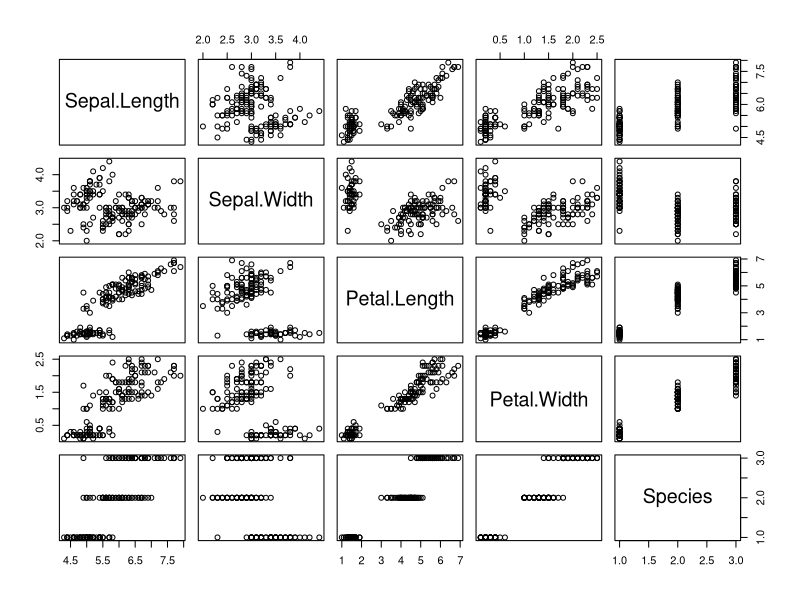
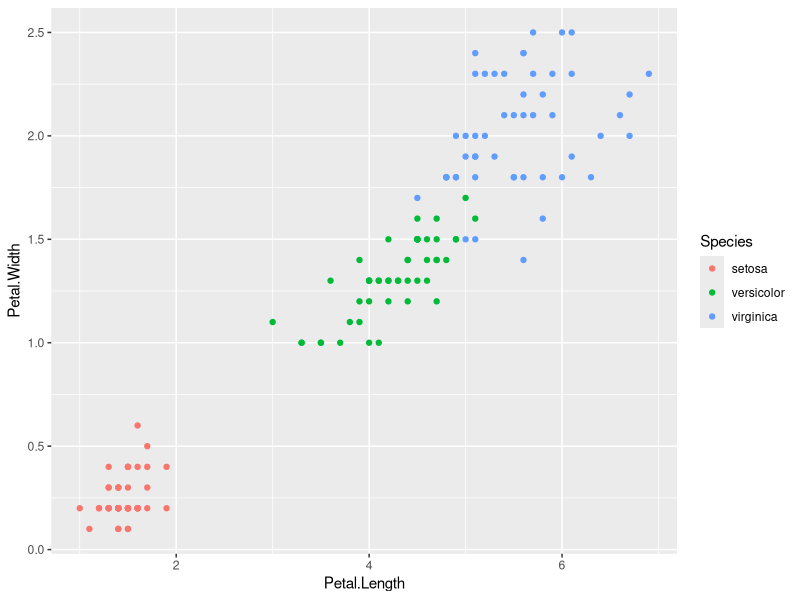
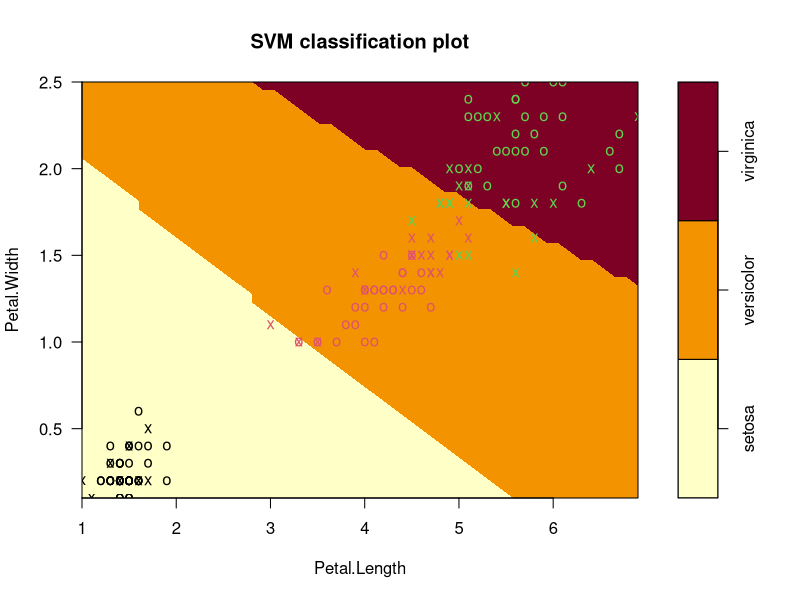
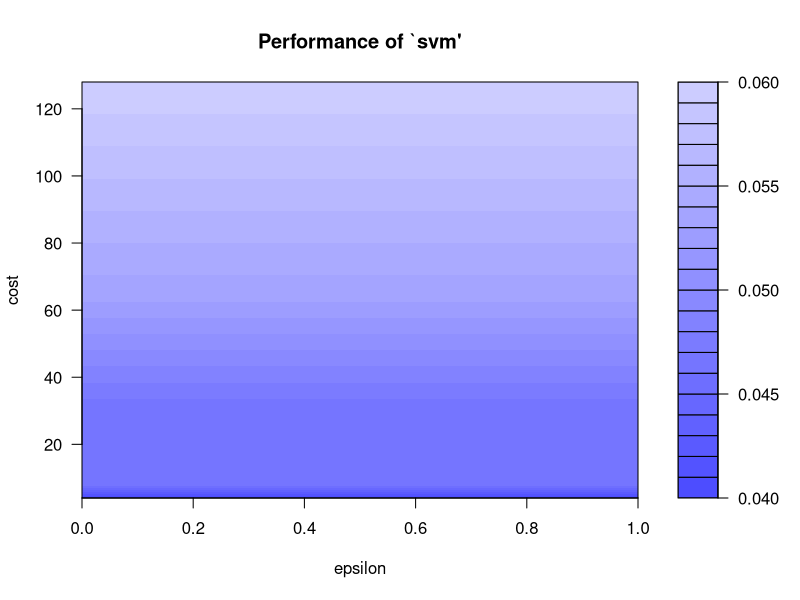

Generate these figures, in order, with R:
data("iris")
iris
str(iris)
plot(iris)
library(ggplot2)

qplot(Petal.Length,Petal.Width,data=iris,color=Species)
#SVM
#install.packages("e1071")
library(e1071)
svm_model<-svm(Species~.,data=iris,kernel="radial")
summary(svm_model)
plot(svm_model,data=iris,Petal.Width~Petal.Length,slice=list(Sepal.Width=3,Sepal.Length=4))

# Tuning
set.seed(123)
tun_svm<-tune(svm,Species~.,data=iris,ranges = list(epsilon=seq(0,1,0.1),cost=2^(2:7)))
plot(tun_svm)
summary(tun_svm)
#Confusion Matrix ans Miscassification Error
prediction<-predict(svm_model,iris)
con_table<-table(prediction,iris$Species)
con_table
1-sum(diag(con_table))/sum(con_table)

